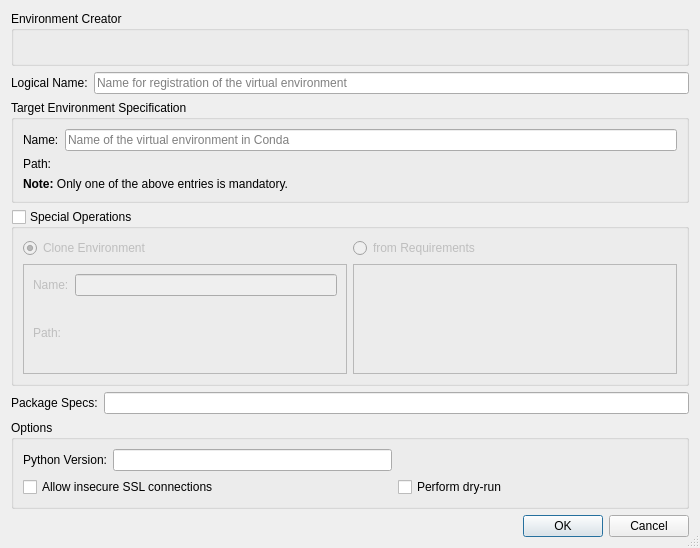
<?xml version="1.0" encoding="UTF-8"?>
<ui version="4.0">
 <class>CondaEnvironmentConfigurationDialog</class>
 <widget class="QDialog" name="CondaEnvironmentConfigurationDialog">
  <property name="geometry">
   <rect>
    <x>0</x>
    <y>0</y>
    <width>700</width>
    <height>548</height>
   </rect>
  </property>
  <property name="windowTitle">
   <string>Conda Environment Configuration</string>
  </property>
  <property name="sizeGripEnabled">
   <bool>true</bool>
  </property>
  <layout class="QVBoxLayout" name="verticalLayout">
   <item>
    <widget class="QGroupBox" name="groupBox_3">
     <property name="title">
      <string>Environment Creator</string>
     </property>
     <layout class="QVBoxLayout" name="verticalLayout_2">
      <item>
       <widget class="QLabel" name="condaLabel"/>
      </item>
     </layout>
    </widget>
   </item>
   <item>
    <layout class="QHBoxLayout" name="horizontalLayout_2">
     <item>
      <widget class="QLabel" name="label_2">
       <property name="text">
        <string>Logical Name:</string>
       </property>
      </widget>
     </item>
     <item>
      <widget class="QLineEdit" name="nameEdit">
       <property name="toolTip">
        <string>Enter a unique name for the virtual environment to register it with the Virtual Environment Manager</string>
       </property>
       <property name="placeholderText">
        <string>Name for registration of the virtual environment</string>
       </property>
       <property name="clearButtonEnabled">
        <bool>true</bool>
       </property>
      </widget>
     </item>
    </layout>
   </item>
   <item>
    <widget class="QGroupBox" name="groupBox_4">
     <property name="title">
      <string>Target Environment Specification</string>
     </property>
     <layout class="QGridLayout" name="gridLayout_11">
      <item row="0" column="0">
       <widget class="QLabel" name="label_11">
        <property name="text">
         <string>Name:</string>
        </property>
       </widget>
      </item>
      <item row="0" column="1">
       <widget class="QLineEdit" name="condaNameEdit">
        <property name="toolTip">
         <string>Enter the name of the virtual environment in Conda</string>
        </property>
        <property name="placeholderText">
         <string>Name of the virtual environment in Conda</string>
        </property>
        <property name="clearButtonEnabled">
         <bool>true</bool>
        </property>
       </widget>
      </item>
      <item row="1" column="0">
       <widget class="QLabel" name="label_12">
        <property name="text">
         <string>Path:</string>
        </property>
       </widget>
      </item>
      <item row="1" column="1">
       <widget class="EricPathPicker" name="condaTargetDirectoryPicker" native="true">
        <property name="sizePolicy">
         <sizepolicy hsizetype="Expanding" vsizetype="Preferred">
          <horstretch>0</horstretch>
          <verstretch>0</verstretch>
         </sizepolicy>
        </property>
        <property name="focusPolicy">
         <enum>Qt::FocusPolicy::WheelFocus</enum>
        </property>
        <property name="toolTip">
         <string>Enter the target directory for the conda environment</string>
        </property>
       </widget>
      </item>
      <item row="2" column="0" colspan="2">
       <widget class="QLabel" name="label_13">
        <property name="text">
         <string>&lt;b&gt;Note:&lt;/b&gt; Only one of the above entries is mandatory.</string>
        </property>
       </widget>
      </item>
     </layout>
    </widget>
   </item>
   <item>
    <widget class="QGroupBox" name="condaSpecialsGroup">
     <property name="title">
      <string>Special Operations</string>
     </property>
     <property name="checkable">
      <bool>true</bool>
     </property>
     <property name="checked">
      <bool>false</bool>
     </property>
     <layout class="QGridLayout" name="gridLayout_8">
      <item row="0" column="0">
       <widget class="QRadioButton" name="condaCloneButton">
        <property name="toolTip">
         <string>Select to clone an environment</string>
        </property>
        <property name="text">
         <string>Clone Environment</string>
        </property>
        <property name="checked">
         <bool>true</bool>
        </property>
       </widget>
      </item>
      <item row="0" column="1">
       <widget class="QRadioButton" name="condaRequirementsButton">
        <property name="statusTip">
         <string>Select to create the environment from a requirements file</string>
        </property>
        <property name="text">
         <string>from Requirements</string>
        </property>
       </widget>
      </item>
      <item row="1" column="0">
       <widget class="QFrame" name="condaCloneFrame">
        <property name="frameShape">
         <enum>QFrame::Shape::StyledPanel</enum>
        </property>
        <property name="frameShadow">
         <enum>QFrame::Shadow::Raised</enum>
        </property>
        <layout class="QGridLayout" name="gridLayout_9">
         <item row="0" column="0">
          <widget class="QLabel" name="label_9">
           <property name="text">
            <string>Name:</string>
           </property>
          </widget>
         </item>
         <item row="0" column="1">
          <widget class="QLineEdit" name="condaCloneNameEdit">
           <property name="toolTip">
            <string>Enter the name of the environment to be cloned</string>
           </property>
           <property name="clearButtonEnabled">
            <bool>true</bool>
           </property>
          </widget>
         </item>
         <item row="1" column="0">
          <widget class="QLabel" name="label_10">
           <property name="text">
            <string>Path:</string>
           </property>
          </widget>
         </item>
         <item row="1" column="1">
          <widget class="EricPathPicker" name="condaCloneDirectoryPicker" native="true">
           <property name="sizePolicy">
            <sizepolicy hsizetype="Expanding" vsizetype="Preferred">
             <horstretch>0</horstretch>
             <verstretch>0</verstretch>
            </sizepolicy>
           </property>
           <property name="focusPolicy">
            <enum>Qt::FocusPolicy::WheelFocus</enum>
           </property>
           <property name="toolTip">
            <string>Enter the directory of the environment to be cloned</string>
           </property>
          </widget>
         </item>
        </layout>
       </widget>
      </item>
      <item row="1" column="1">
       <widget class="QFrame" name="condaRequirementsFrame">
        <property name="enabled">
         <bool>false</bool>
        </property>
        <property name="frameShape">
         <enum>QFrame::Shape::StyledPanel</enum>
        </property>
        <property name="frameShadow">
         <enum>QFrame::Shadow::Raised</enum>
        </property>
        <layout class="QVBoxLayout" name="verticalLayout_5">
         <item>
          <widget class="EricPathPicker" name="condaRequirementsFilePicker" native="true">
           <property name="sizePolicy">
            <sizepolicy hsizetype="Expanding" vsizetype="Preferred">
             <horstretch>0</horstretch>
             <verstretch>0</verstretch>
            </sizepolicy>
           </property>
           <property name="focusPolicy">
            <enum>Qt::FocusPolicy::StrongFocus</enum>
           </property>
          </widget>
         </item>
         <item>
          <spacer name="verticalSpacer_2">
           <property name="orientation">
            <enum>Qt::Orientation::Vertical</enum>
           </property>
           <property name="sizeHint" stdset="0">
            <size>
             <width>20</width>
             <height>37</height>
            </size>
           </property>
          </spacer>
         </item>
        </layout>
       </widget>
      </item>
     </layout>
    </widget>
   </item>
   <item>
    <layout class="QHBoxLayout" name="horizontalLayout_4">
     <item>
      <widget class="QLabel" name="label_14">
       <property name="text">
        <string>Package Specs:</string>
       </property>
      </widget>
     </item>
     <item>
      <widget class="QLineEdit" name="condaPackagesEdit">
       <property name="toolTip">
        <string>Enter the package specifications for the environment separated by spaces</string>
       </property>
       <property name="clearButtonEnabled">
        <bool>true</bool>
       </property>
      </widget>
     </item>
    </layout>
   </item>
   <item>
    <widget class="QGroupBox" name="groupBox_5">
     <property name="title">
      <string>Options</string>
     </property>
     <layout class="QGridLayout" name="gridLayout_10">
      <item row="0" column="0">
       <widget class="QLabel" name="versionLabel_3">
        <property name="text">
         <string>Python Version:</string>
        </property>
       </widget>
      </item>
      <item row="0" column="1">
       <widget class="QLineEdit" name="condaPythonEdit">
        <property name="toolTip">
         <string>Enter the Python version for the environment</string>
        </property>
        <property name="clearButtonEnabled">
         <bool>true</bool>
        </property>
       </widget>
      </item>
      <item row="1" column="0" colspan="2">
       <widget class="QCheckBox" name="condaInsecureCheckBox">
        <property name="text">
         <string>Allow insecure SSL connections</string>
        </property>
       </widget>
      </item>
      <item row="1" column="2">
       <widget class="QCheckBox" name="condaDryrunCheckBox">
        <property name="toolTip">
         <string>Select to perform just a dry-run</string>
        </property>
        <property name="text">
         <string>Perform dry-run</string>
        </property>
       </widget>
      </item>
      <item row="0" column="2">
       <spacer name="horizontalSpacer_5">
        <property name="orientation">
         <enum>Qt::Orientation::Horizontal</enum>
        </property>
        <property name="sizeHint" stdset="0">
         <size>
          <width>40</width>
          <height>20</height>
         </size>
        </property>
       </spacer>
      </item>
     </layout>
    </widget>
   </item>
   <item>
    <widget class="QDialogButtonBox" name="buttonBox">
     <property name="orientation">
      <enum>Qt::Orientation::Horizontal</enum>
     </property>
     <property name="standardButtons">
      <set>QDialogButtonBox::StandardButton::Cancel|QDialogButtonBox::StandardButton::Ok</set>
     </property>
    </widget>
   </item>
  </layout>
 </widget>
 <customwidgets>
  <customwidget>
   <class>EricPathPicker</class>
   <extends>QWidget</extends>
   <header>eric7/EricWidgets/EricPathPicker.h</header>
   <container>1</container>
  </customwidget>
 </customwidgets>
 <tabstops>
  <tabstop>nameEdit</tabstop>
  <tabstop>condaNameEdit</tabstop>
  <tabstop>condaTargetDirectoryPicker</tabstop>
  <tabstop>condaSpecialsGroup</tabstop>
  <tabstop>condaCloneButton</tabstop>
  <tabstop>condaRequirementsButton</tabstop>
  <tabstop>condaCloneNameEdit</tabstop>
  <tabstop>condaCloneDirectoryPicker</tabstop>
  <tabstop>condaRequirementsFilePicker</tabstop>
  <tabstop>condaPackagesEdit</tabstop>
  <tabstop>condaPythonEdit</tabstop>
  <tabstop>condaInsecureCheckBox</tabstop>
  <tabstop>condaDryrunCheckBox</tabstop>
 </tabstops>
 <resources/>
 <connections>
  <connection>
   <sender>buttonBox</sender>
   <signal>accepted()</signal>
   <receiver>CondaEnvironmentConfigurationDialog</receiver>
   <slot>accept()</slot>
   <hints>
    <hint type="sourcelabel">
     <x>257</x>
     <y>644</y>
    </hint>
    <hint type="destinationlabel">
     <x>157</x>
     <y>274</y>
    </hint>
   </hints>
  </connection>
  <connection>
   <sender>buttonBox</sender>
   <signal>rejected()</signal>
   <receiver>CondaEnvironmentConfigurationDialog</receiver>
   <slot>reject()</slot>
   <hints>
    <hint type="sourcelabel">
     <x>325</x>
     <y>644</y>
    </hint>
    <hint type="destinationlabel">
     <x>286</x>
     <y>274</y>
    </hint>
   </hints>
  </connection>
 </connections>
</ui>
